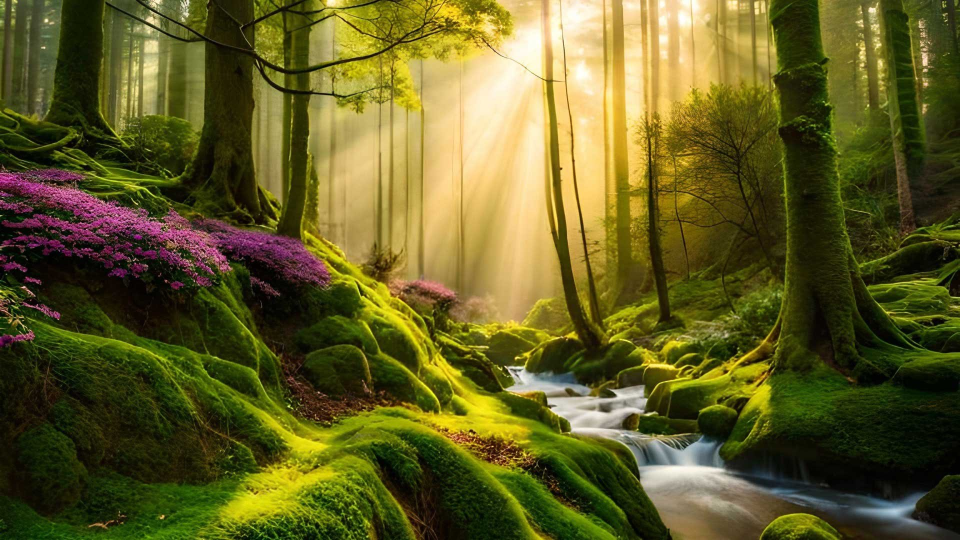
#> input picture images/Nature.jpg, 1920 x 1080 px, found by its file name (shown at 1/2 size)
$ jupyter execute '02_Basic operations.ipynb'   (shell and % lines are left out)
#> lines starting #> are read from the running program, lines starting #| are printed output that depends on the picture
# Required Libraries

[cell 1]
import matplotlib.pyplot as plt
import numpy as np
import cv2

I will define ``imshow`` function to plot the image below the cell rather than in another window like regular opencv ``imshow`` function

[cell 2]
def imshow(img):
    '''
    function to display image using matplotlib
    Arguments:
    img : img read by opencv
    return:
    Display this image
    '''
    img_copy = img.copy()   #take copy or original image
    img_copy = cv2.cvtColor(img_copy,cv2.COLOR_BGR2RGB)    #conver from BGR (opencv defalut order) to RGB which matplot works with
    plt.imshow(img_copy)   #displayig the image
    plt.show();

[cell 3]
img_path = 'Nature.jpg'
img = cv2.imread(img_path) #read the image
#> img is the input picture: shape (1080, 1920, 3); mean B, G, R 36.1, 92.3, 96.8

[cell 4]
imshow(img) #display this image

kinda cool right? you can also display more than one image in the same figure using ``subplot`` but I'll leave it to you to look after it.

# Image cropping

in opencv the top left corner is our orgin point (0,0) while you are going down y is increasing and while going right x is increasing as shown in the figure below.

so to crop certain part from the image consider it slicing from a list, all you need to do is provide x range and y range.

[cell 5]
# let's first look at image shape
img_shape = img.shape
#> img_shape = (1080, 1920, 3)
print(img_shape)
#| (1080, 1920, 3)

``shape`` attribute returns (height , width,number of channels) so we have height = 1080 pixels, width = 1920 pixels and of course 3 channels (RGB).
if we want to crop like 500 pixels from x=200 to x=700 and 500 pixels from y=300 to y=800 we will do the following.

[cell 6]
cropped_img = img[200:700,300:800]    #crop required region
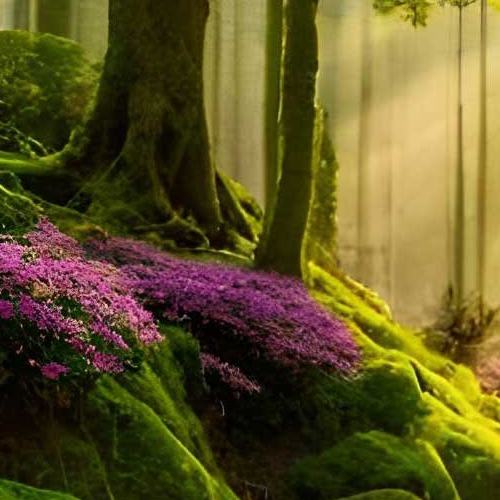
#> cropped_img: shape (500, 500, 3); mean B, G, R 36.5, 85.4, 95.9

[cell 7]
print(f"Cropped image shape :{cropped_img.shape}")
#| Cropped image shape :(500, 500, 3)
imshow(cropped_img)

it's really just a list indexing!

# Scaling
Scaling is just resizing of the image. OpenCV comes with a function ``cv2.resize()`` for this purpose. The size of the image can be specified manually, or you can specify the scaling factor.

[cell 8]
resized_shape = (500,500)
resized_img = cv2.resize(img,resized_shape)    #resize orginal image to (500,500) instead of (1080, 1920)
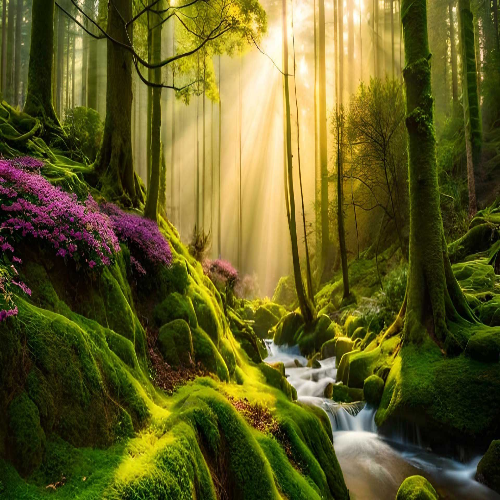
#> resized_img: shape (500, 500, 3); mean B, G, R 36, 92.2, 96.7

[cell 9]
imshow(resized_img)

# Channels splitting
you can get each channel alone using ``split`` function , it will return 3 arrays __blue,green,red__ each with height and width like the original image but with only 1 channel (gray scale).

[cell 10]
blue,green,red=cv2.split(img) #splitting channels
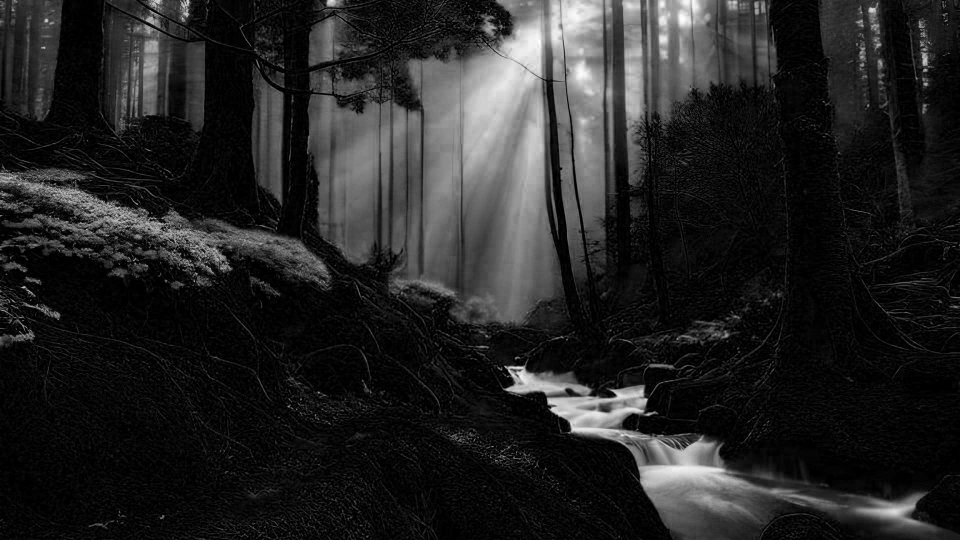
#> blue: shape (1080, 1920) (shown at 1/2 size); min 0, max 255, mean 36.1
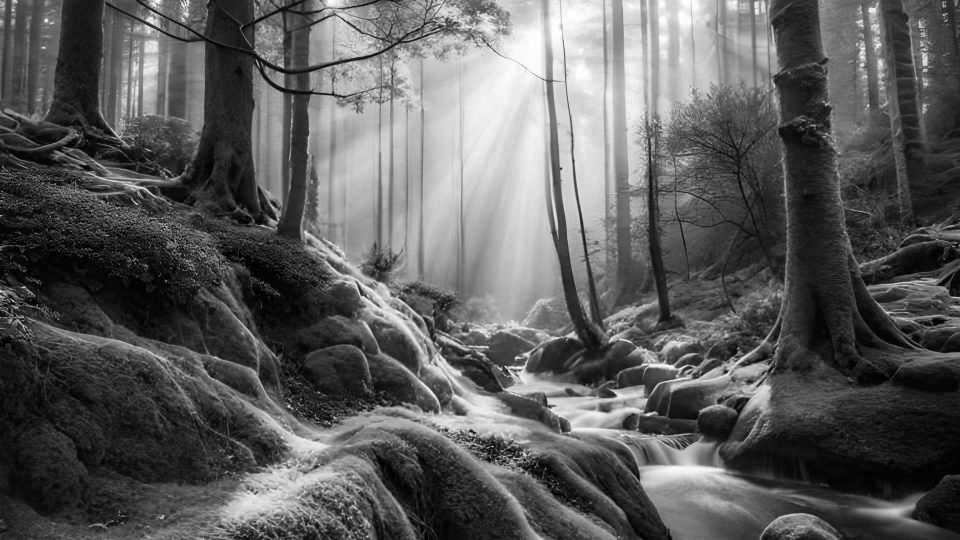
#> green: shape (1080, 1920) (shown at 1/2 size); min 0, max 255, mean 92.3
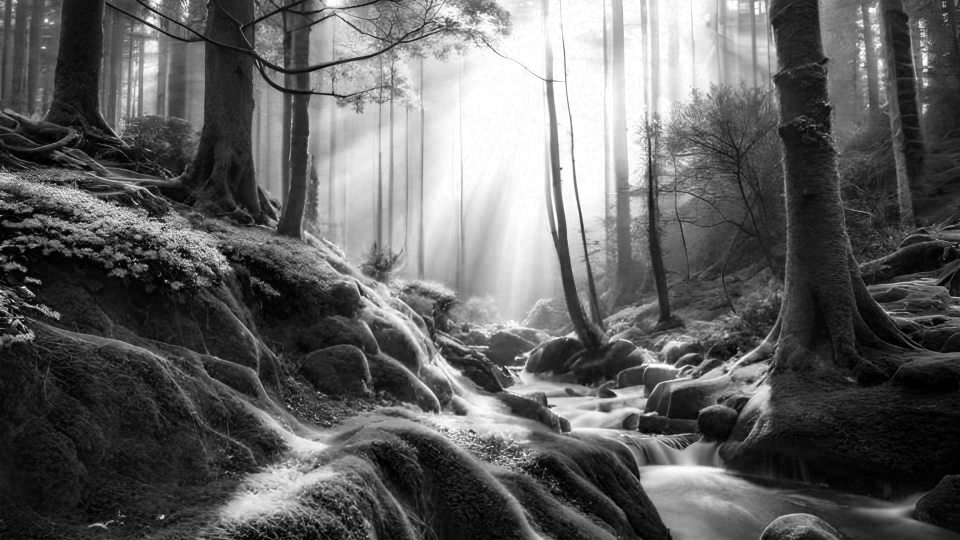
#> red: shape (1080, 1920) (shown at 1/2 size); min 0, max 255, mean 96.8

[cell 11]
print(f"blue channel shape {blue.shape}")
#| blue channel shape (1080, 1920)
imshow(blue)   #gray scale image

if you want to highlight desired channel you can use ``cv2.merge`` and put zeros in the other channels.

[cell 12]
zeros_channel = np.zeros_like(blue)  #zero array with same shape
blue_img = cv2.merge([blue,zeros_channel,zeros_channel])       #getting only blue channel color
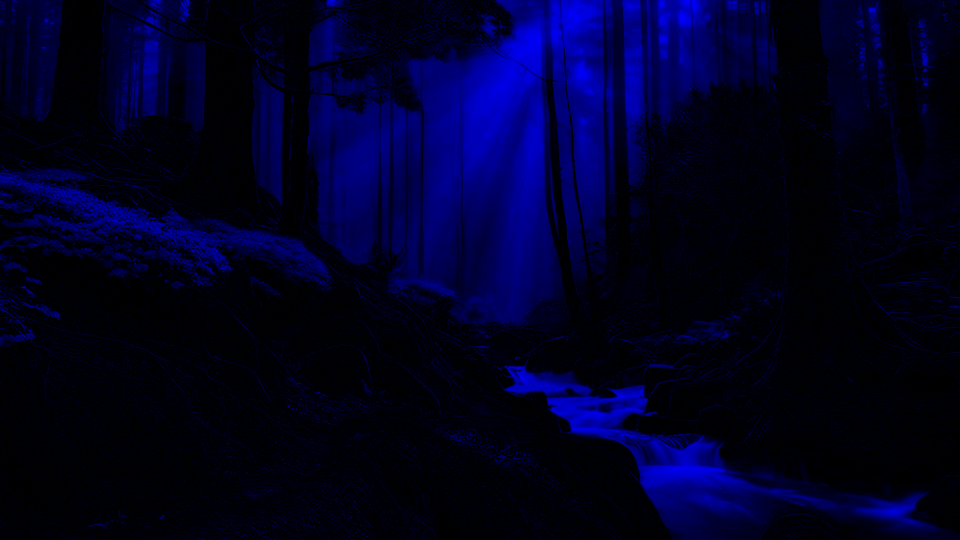
#> blue_img: shape (1080, 1920, 3) (shown at 1/2 size); mean of channels 0, 1, 2 36.1, 0, 0; drawn as B, G, R

[cell 13]
imshow(blue_img)
